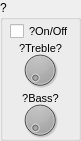
     <widget class="QGroupBox" name="groupBox_46" >
      <property name="geometry" >
       <rect>
        <x>820</x>
        <y>540</y>
        <width>81</width>
        <height>141</height>
       </rect>
      </property>
      <property name="title" >
       <string>?</string>
      </property>
      <widget class="QCheckBox" name="xSwitch_checkBox" >
       <property name="geometry" >
        <rect>
         <x>10</x>
         <y>20</y>
         <width>71</width>
         <height>23</height>
        </rect>
       </property>
       <property name="font" >
        <font>
         <pointsize>8</pointsize>
        </font>
       </property>
       <property name="text" >
        <string>?On/Off</string>
       </property>
      </widget>
      <widget class="QDial" name="xTreble_dial" >
       <property name="geometry" >
        <rect>
         <x>20</x>
         <y>50</y>
         <width>40</width>
         <height>40</height>
        </rect>
       </property>
       <property name="palette" >
        <palette>
         <active>
          <colorrole role="Button" >
           <brush brushstyle="SolidPattern" >
            <color alpha="255" >
             <red>0</red>
             <green>0</green>
             <blue>0</blue>
            </color>
           </brush>
          </colorrole>
         </active>
         <inactive>
          <colorrole role="Button" >
           <brush brushstyle="SolidPattern" >
            <color alpha="255" >
             <red>0</red>
             <green>0</green>
             <blue>0</blue>
            </color>
           </brush>
          </colorrole>
         </inactive>
         <disabled>
          <colorrole role="Button" >
           <brush brushstyle="SolidPattern" >
            <color alpha="255" >
             <red>0</red>
             <green>0</green>
             <blue>0</blue>
            </color>
           </brush>
          </colorrole>
         </disabled>
        </palette>
       </property>
       <property name="maximum" >
        <number>127</number>
       </property>
       <property name="value" >
        <number>0</number>
       </property>
       <property name="sliderPosition" >
        <number>0</number>
       </property>
       <property name="invertedAppearance" >
        <bool>false</bool>
       </property>
       <property name="invertedControls" >
        <bool>false</bool>
       </property>
      </widget>
      <widget class="QDial" name="xBass_dial" >
       <property name="geometry" >
        <rect>
         <x>20</x>
         <y>100</y>
         <width>40</width>
         <height>40</height>
        </rect>
       </property>
       <property name="palette" >
        <palette>
         <active>
          <colorrole role="Button" >
           <brush brushstyle="SolidPattern" >
            <color alpha="255" >
             <red>0</red>
             <green>0</green>
             <blue>0</blue>
            </color>
           </brush>
          </colorrole>
         </active>
         <inactive>
          <colorrole role="Button" >
           <brush brushstyle="SolidPattern" >
            <color alpha="255" >
             <red>0</red>
             <green>0</green>
             <blue>0</blue>
            </color>
           </brush>
          </colorrole>
         </inactive>
         <disabled>
          <colorrole role="Button" >
           <brush brushstyle="SolidPattern" >
            <color alpha="255" >
             <red>0</red>
             <green>0</green>
             <blue>0</blue>
            </color>
           </brush>
          </colorrole>
         </disabled>
        </palette>
       </property>
       <property name="maximum" >
        <number>127</number>
       </property>
       <property name="value" >
        <number>0</number>
       </property>
       <property name="sliderPosition" >
        <number>0</number>
       </property>
       <property name="invertedAppearance" >
        <bool>false</bool>
       </property>
       <property name="invertedControls" >
        <bool>false</bool>
       </property>
      </widget>
      <widget class="QLabel" name="label_111" >
       <property name="geometry" >
        <rect>
         <x>0</x>
         <y>40</y>
         <width>81</width>
         <height>16</height>
        </rect>
       </property>
       <property name="font" >
        <font>
         <pointsize>8</pointsize>
        </font>
       </property>
       <property name="text" >
        <string>?Treble?</string>
       </property>
       <property name="alignment" >
        <set>Qt::AlignCenter</set>
       </property>
      </widget>
      <widget class="QLabel" name="label_112" >
       <property name="geometry" >
        <rect>
         <x>0</x>
         <y>90</y>
         <width>81</width>
         <height>16</height>
        </rect>
       </property>
       <property name="font" >
        <font>
         <pointsize>8</pointsize>
        </font>
       </property>
       <property name="text" >
        <string>?Bass?</string>
       </property>
       <property name="alignment" >
        <set>Qt::AlignCenter</set>
       </property>
      </widget>
     </widget>
